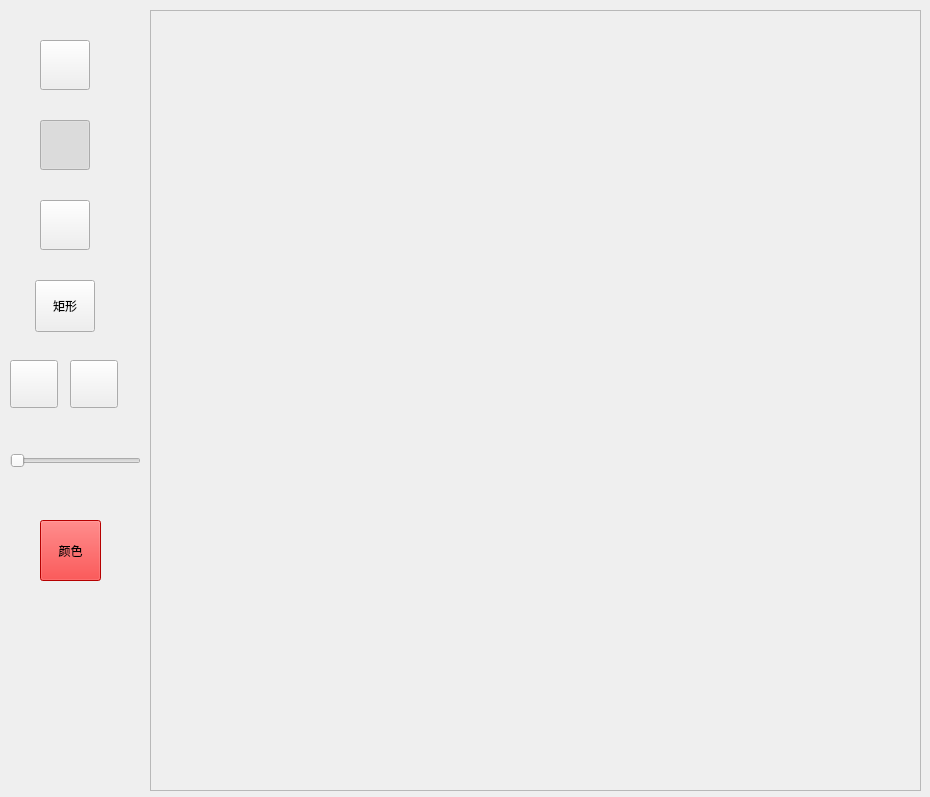
<?xml version="1.0" encoding="UTF-8"?>
<ui version="4.0">
 <class>XImageEditClass</class>
 <widget class="QWidget" name="XImageEditClass">
  <property name="geometry">
   <rect>
    <x>0</x>
    <y>0</y>
    <width>930</width>
    <height>797</height>
   </rect>
  </property>
  <property name="windowTitle">
   <string>XImageEdit</string>
  </property>
  <property name="windowIcon">
   <iconset resource="XImageEdit.qrc">
    <normaloff>:/XImageEdit/Resources/logo.ico</normaloff>:/XImageEdit/Resources/logo.ico</iconset>
  </property>
  <widget class="QPushButton" name="openB">
   <property name="geometry">
    <rect>
     <x>40</x>
     <y>40</y>
     <width>50</width>
     <height>50</height>
    </rect>
   </property>
   <property name="styleSheet">
    <string notr="true">background-image: url(:/XImageEdit/Resources/open.png);</string>
   </property>
   <property name="text">
    <string/>
   </property>
  </widget>
  <widget class="QScrollArea" name="scrollArea">
   <property name="geometry">
    <rect>
     <x>150</x>
     <y>10</y>
     <width>771</width>
     <height>781</height>
    </rect>
   </property>
   <property name="widgetResizable">
    <bool>true</bool>
   </property>
   <widget class="XImage" name="image">
    <property name="geometry">
     <rect>
      <x>0</x>
      <y>0</y>
      <width>769</width>
      <height>779</height>
     </rect>
    </property>
   </widget>
  </widget>
  <widget class="QPushButton" name="penButton">
   <property name="geometry">
    <rect>
     <x>40</x>
     <y>120</y>
     <width>50</width>
     <height>50</height>
    </rect>
   </property>
   <property name="styleSheet">
    <string notr="true">background-image: url(:/XImageEdit/Resources/pen.png);</string>
   </property>
   <property name="text">
    <string/>
   </property>
   <property name="checkable">
    <bool>true</bool>
   </property>
   <property name="checked">
    <bool>true</bool>
   </property>
   <property name="autoExclusive">
    <bool>true</bool>
   </property>
  </widget>
  <widget class="QPushButton" name="eraserButton">
   <property name="geometry">
    <rect>
     <x>40</x>
     <y>200</y>
     <width>50</width>
     <height>50</height>
    </rect>
   </property>
   <property name="styleSheet">
    <string notr="true">background-image: url(:/XImageEdit/Resources/eraser.png);</string>
   </property>
   <property name="text">
    <string/>
   </property>
   <property name="checkable">
    <bool>true</bool>
   </property>
   <property name="autoExclusive">
    <bool>true</bool>
   </property>
  </widget>
  <widget class="QPushButton" name="rectButton">
   <property name="geometry">
    <rect>
     <x>35</x>
     <y>280</y>
     <width>60</width>
     <height>52</height>
    </rect>
   </property>
   <property name="styleSheet">
    <string notr="true">background-image: url(:/XImageEdit/Resources/rect.png);</string>
   </property>
   <property name="text">
    <string>矩形</string>
   </property>
   <property name="checkable">
    <bool>true</bool>
   </property>
   <property name="autoExclusive">
    <bool>true</bool>
   </property>
  </widget>
  <widget class="QPushButton" name="undoButton">
   <property name="geometry">
    <rect>
     <x>10</x>
     <y>360</y>
     <width>48</width>
     <height>48</height>
    </rect>
   </property>
   <property name="styleSheet">
    <string notr="true">background-image: url(:/XImageEdit/Resources/undo.png);</string>
   </property>
   <property name="text">
    <string/>
   </property>
   <property name="checkable">
    <bool>true</bool>
   </property>
   <property name="autoExclusive">
    <bool>true</bool>
   </property>
  </widget>
  <widget class="QPushButton" name="redoButton">
   <property name="geometry">
    <rect>
     <x>70</x>
     <y>360</y>
     <width>48</width>
     <height>48</height>
    </rect>
   </property>
   <property name="styleSheet">
    <string notr="true">background-image: url(:/XImageEdit/Resources/redo.png);</string>
   </property>
   <property name="text">
    <string/>
   </property>
   <property name="checkable">
    <bool>true</bool>
   </property>
   <property name="autoExclusive">
    <bool>true</bool>
   </property>
  </widget>
  <widget class="QSlider" name="penSizeSlider">
   <property name="geometry">
    <rect>
     <x>10</x>
     <y>450</y>
     <width>131</width>
     <height>22</height>
    </rect>
   </property>
   <property name="minimum">
    <number>1</number>
   </property>
   <property name="orientation">
    <enum>Qt::Horizontal</enum>
   </property>
  </widget>
  <widget class="QPushButton" name="colorButton">
   <property name="geometry">
    <rect>
     <x>40</x>
     <y>520</y>
     <width>61</width>
     <height>61</height>
    </rect>
   </property>
   <property name="styleSheet">
    <string notr="true">background-color: rgba(255, 0, 0, 255);</string>
   </property>
   <property name="text">
    <string>颜色</string>
   </property>
   <property name="checkable">
    <bool>false</bool>
   </property>
   <property name="autoExclusive">
    <bool>true</bool>
   </property>
  </widget>
 </widget>
 <layoutdefault spacing="6" margin="11"/>
 <customwidgets>
  <customwidget>
   <class>XImage</class>
   <extends>QWidget</extends>
   <header location="global">XImage.h</header>
   <container>1</container>
  </customwidget>
 </customwidgets>
 <resources>
  <include location="XImageEdit.qrc"/>
 </resources>
 <connections>
  <connection>
   <sender>colorButton</sender>
   <signal>clicked()</signal>
   <receiver>XImageEditClass</receiver>
   <slot>SetColor()</slot>
   <hints>
    <hint type="sourcelabel">
     <x>83</x>
     <y>626</y>
    </hint>
    <hint type="destinationlabel">
     <x>102</x>
     <y>861</y>
    </hint>
   </hints>
  </connection>
 </connections>
 <slots>
  <slot>SetColor()</slot>
 </slots>
</ui>
